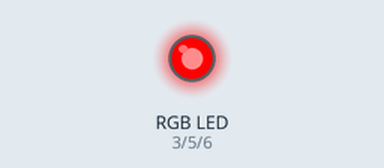
This sketch was run on a simulated Arduino Uno, built with avr-gcc and run on an emulated ATmega328P. On the bench: an RGB LED mixed from three pins (HIGH = lit). Dim RGB values are drawn brighter than linear.

Above: at 0.05 s.
At 0.9 s:
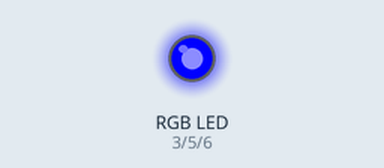
At 1.45 s:
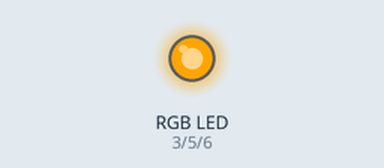
At 2.0 s:
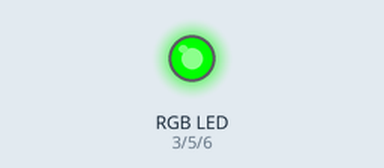
At 2.7 s:
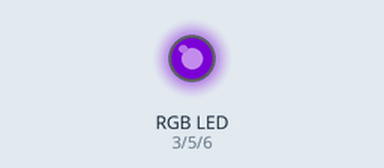
At 4.0 s:
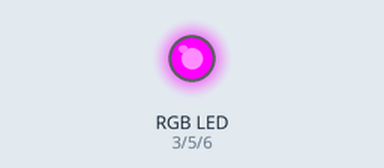
Timing chart, 0 to 5.2 s (numbered marks = the images above):
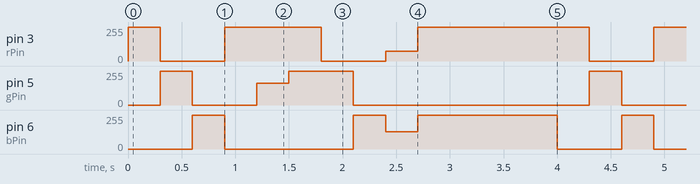

The sketch:

Sequence_of_colours_with_RGB.ino
```cpp
int rPin = 3;
int gPin = 5;
int bPin = 6;

void setup() {
  pinMode(rPin, OUTPUT);
  pinMode(bPin, OUTPUT);
  pinMode(gPin, OUTPUT);

}

void loop() {
  // Red
  analogWrite(rPin,255);
  analogWrite(bPin,0);
  analogWrite(gPin,0);
  delay(300);

  // Green
  analogWrite(rPin,0);
  analogWrite(bPin,0);
  analogWrite(gPin,255);

  delay(300);

  // Blue
  analogWrite(rPin,0);
  analogWrite(bPin,255);
  analogWrite(gPin,0);

  delay(300);
  // Red
  analogWrite(rPin,255);
  analogWrite(bPin,0);
  analogWrite(gPin,0);

  delay(300);
  // Orange
  analogWrite(rPin,255);
  analogWrite(bPin,0);
  analogWrite(gPin,165);

  delay(300);
  // Yellow
  analogWrite(rPin,255);
  analogWrite(bPin,0);
  analogWrite(gPin,255);

  delay(300);
  // Green
  analogWrite(rPin,0);
  analogWrite(bPin,0);
  analogWrite(gPin,255);

  delay(300);
  // Blue
  analogWrite(rPin,0);
  analogWrite(bPin,255);
  analogWrite(gPin,0);

  delay(300);
  // Indigo
  analogWrite(rPin,75);
  analogWrite(bPin,130);
  analogWrite(gPin,0);

  delay(300);
  // Purple
  analogWrite(rPin,255);
  analogWrite(bPin,255);
  analogWrite(gPin,0);
  delay(300);


  delay(1000);
}
```

Measured:
- by itself, pin 3 (rPin): repeats every 4.0 s: 0/255 0.60 s, 255/255 0.90 s, 0/255 0.60 s, 75/255 0.30 s, 255/255 1.6 s
- by itself, pin 5 (gPin): repeats every 4.0 s: 0/255 0.60 s, 165/255 0.30 s, 255/255 0.60 s, 0/255 2.2 s, 255/255 0.30 s
- by itself, pin 6 (bPin): repeats every 4.0 s: 0/255 1.2 s, 255/255 0.30 s, 130/255 0.30 s, 255/255 1.3 s, 0/255 0.60 s, 255/255 0.30 s
